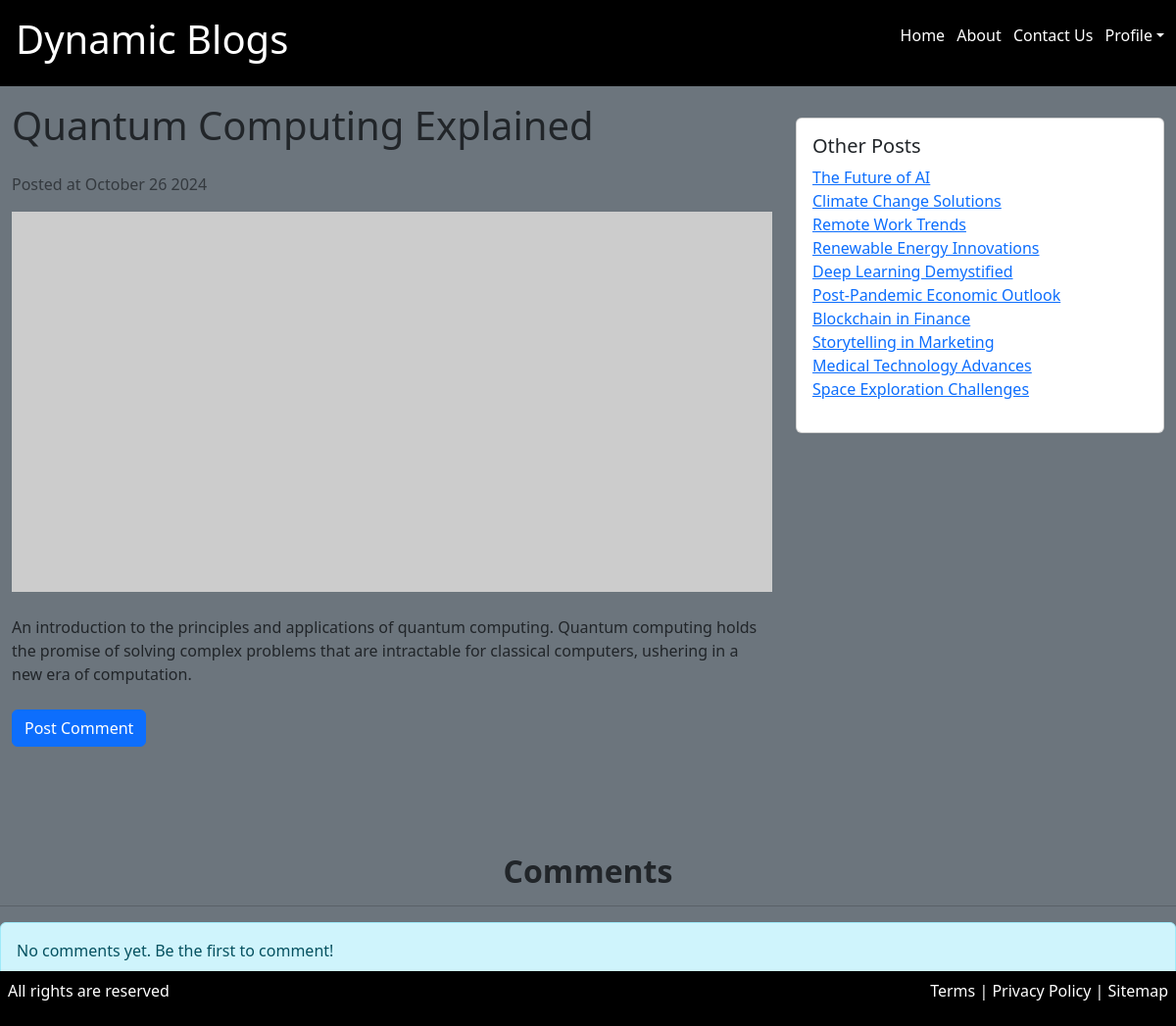
Screenshot of /post/quantum-computing-explained (signed in) with the database file from the repository.
### MyBlog/models.py (models this page shows, shortened)
class Post(models.Model):
    title = models.CharField(max_length=50)
    content = models.TextField()
    img = models.URLField(null = True)
    created_at = models.DateTimeField(auto_now_add = True)
    slug = models.SlugField(unique=True)

### MyBlog/views.py (the view)
# urls.py: path('post/<str:slug>',views.detail, name='detail'),
def detail(request,slug):
    if not request.user.is_authenticated:
        return redirect('login')
    try:
        post = Post.objects.get(slug=slug)
        other_posts = Post.objects.filter().exclude(pk=post.id)
        comments = Comment.objects.filter(post_id=post.id)
    except Post.DoesNotExist:
        raise Http404("Post Does Not Exist!")
    return render(request,'detail.html',{'post':post , 'other_posts':other_posts,'comments':comments})

### templates/detail.html (shortened to what this page needs)
{% extends 'base.html'%}
{% block content%}
<body>
  <div class="container-fluid" style="padding-bottom: 60px;">
      <div class="row">
          <div class="col-lg-8 col-md-10 col-sm-12">
              <h1 class="mb-4">{{post.title}}</h1>
              <p class="text-muted">Posted at {{post.created_at | date:"F j Y"}}</p>
              <img src="{{post.img}}" class="img-fluid mb-4" alt="image">
              <div class="post-content" style="max-width: 100%;">
                <p>{{post.content}}</p>
            </div>
              <div class="mt-4">
                <a href="{% url 'comment' slug=post.slug%}"><button class="btn btn-primary">Post Comment</button></a>
              </div>
          </div>
          <div class="col-lg-4 col-md-6 col-sm-12">
              <div class="card mt-3">
                  <div class="card-body">
                      <h5 class="card-title">Other Posts</h5>
                      <ul class="list-unstyled">
                          {% for other_post in other_posts|slice:":10" %}
                          <li><a class="op" href="{% url 'detail' slug=other_post.slug %}">{{other_post.title}}</a></li>
                          {% endfor %}
                      </ul>
                  </div>
              </div>
          </div>
      </div>
  </div>
  <div class="mt-5">
    <h2 class="text-dark fw-bold text-center">Comments</h2>
    <hr>
    {% if comments %}
      <div class="d-flex flex-wrap pb-5">
        {% for comment in comments %}
          <div class="comment mb-4 p-4 rounded mx-2" style="background-color: #f0f0f0; width: 300px;">
            <h5 class="text-primary">{{ comment.name }} comments</h5>
            <span class="text-muted small">at {{ comment.created_at | date:"F j Y" }}</span>
            <p class="text-dark mt-2">{{ comment.message }}</p>
          </div>
        {% endfor %}
      </div>
    {% else %}
      <div class="alert alert-info mb-5" role="alert ">
        No comments yet. Be the first to comment!
      </div>
    {% endif %}
  </div>
</body>
{% endblock content %}

### rows the page displays
Post: title "Quantum Computing Explained", created_at "October 26 2024", content "An introduction to the principles and applications of quantum computing. Quantum computing holds the promise of solving complex problems that are intractable for classical computers, ushering in a new era of computation."
Post: title "The Future of AI"
Post: title "Climate Change Solutions"
Post: title "Remote Work Trends"
Post: title "Renewable Energy Innovations"
Post: title "Deep Learning Demystified"
Post: title "Post-Pandemic Economic Outlook"
Post: title "Blockchain in Finance"
Post: title "Storytelling in Marketing"
Post: title "Medical Technology Advances"
Post: title "Space Exploration Challenges"
